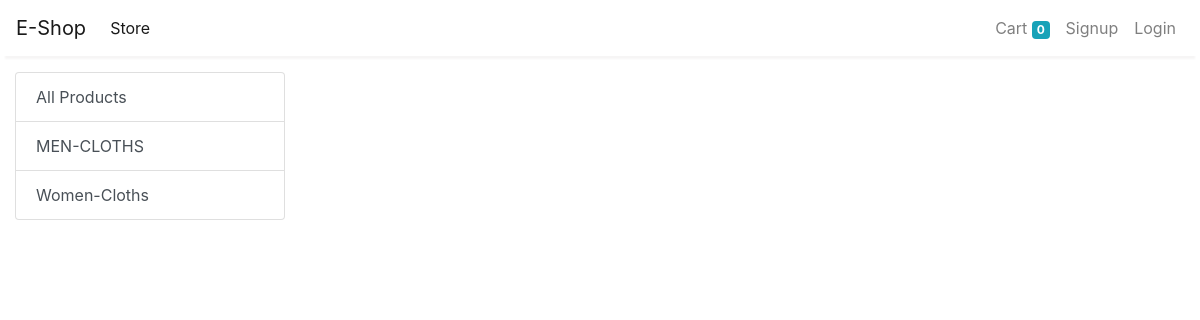
/store?category=2, run on an earlier commit of the app's database.
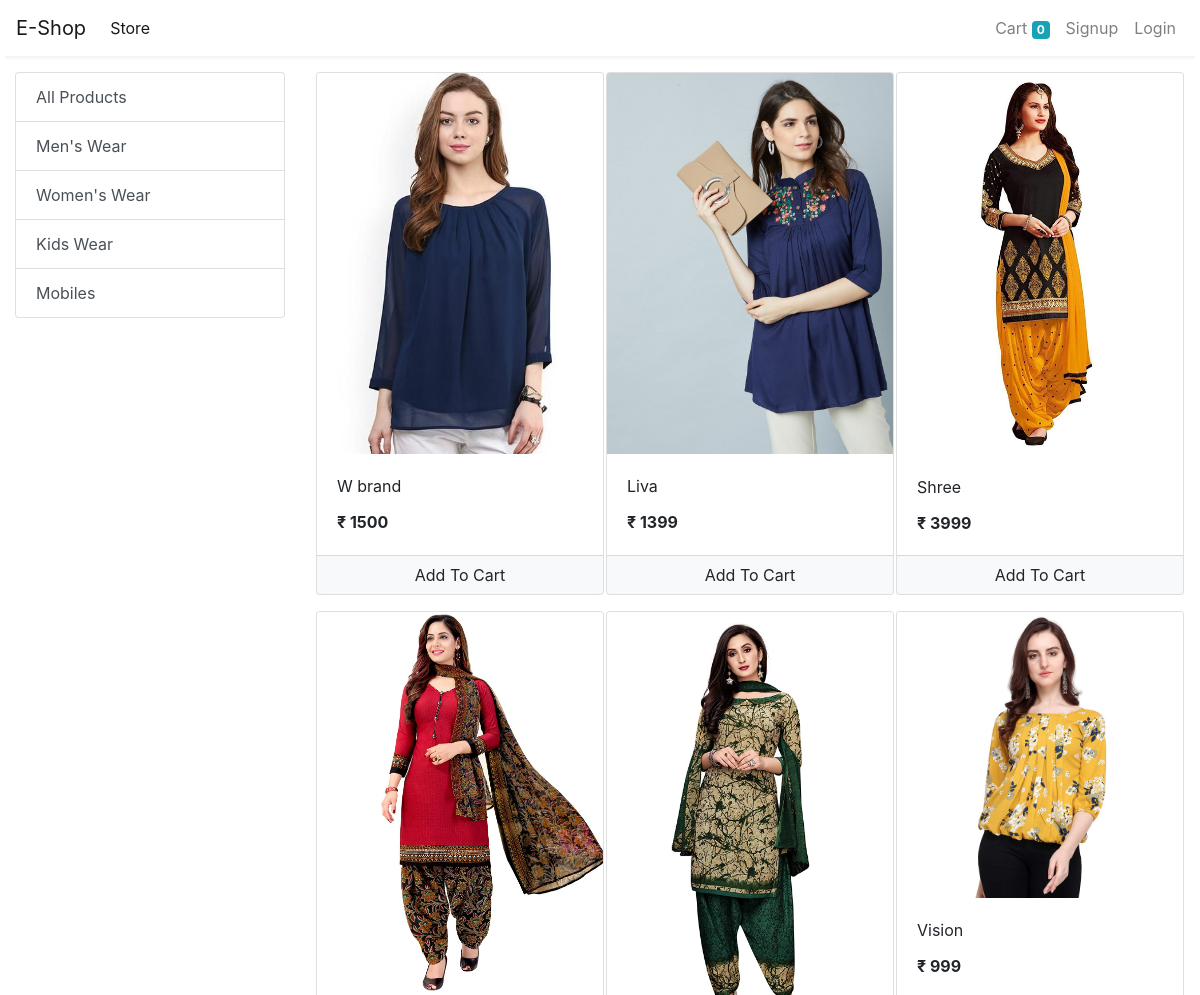
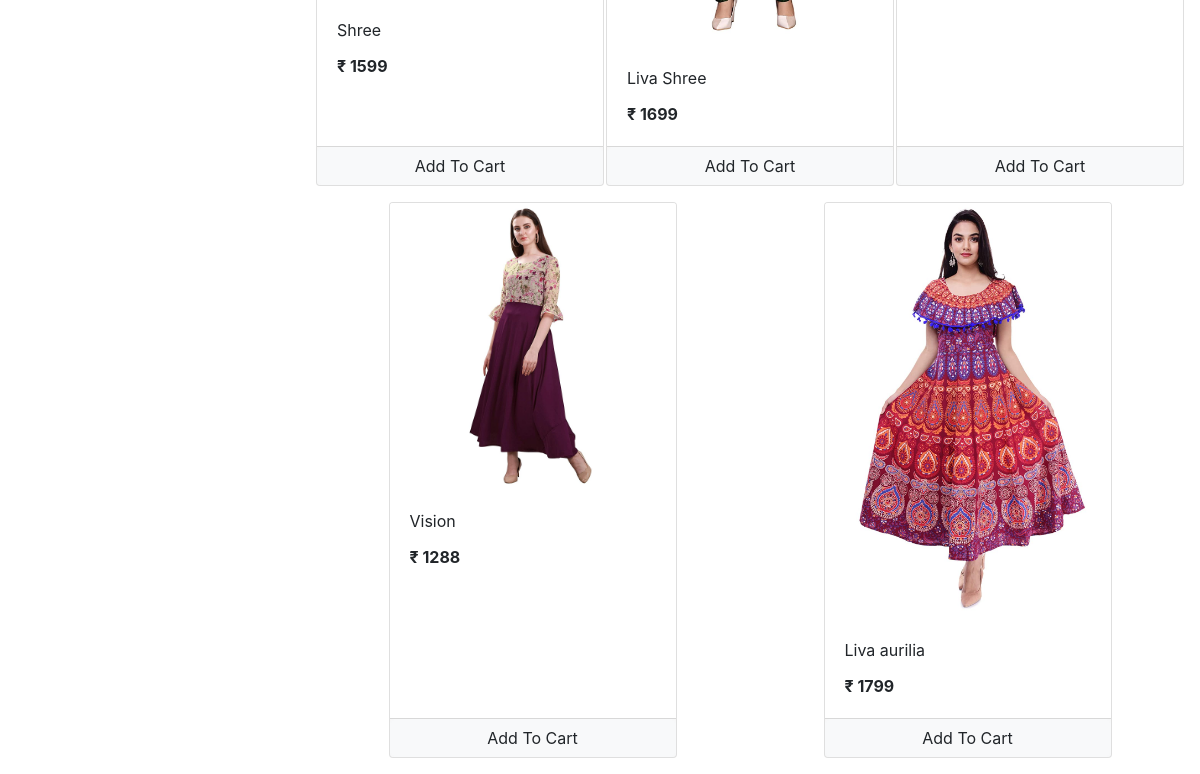
And on a later commit of the database (2 pictures, top to bottom).
### store/models/category.py (models this page shows, shortened)
class Category(models.Model):
    name = models.CharField(max_length=20)
    @staticmethod
    def get_all_categories():
        return Category.objects.all()

### store/models/product.py (models this page shows, shortened)
class Product(models.Model):
    name = models.CharField(max_length=50)
    price = models.IntegerField(default=0)
    category = models.ForeignKey(Category, on_delete=models.CASCADE, default=1)
    description = models.CharField(max_length=200, default='' , null=True , blank=True)
    image = models.ImageField(upload_to='uploads/products/')
    @staticmethod
    def get_all_products_by_categoryid(category_id):
        if category_id:
            return Product.objects.filter(category = category_id)
        else:
            return Product.get_all_products()

### store/views/home.py (the view)
# urls.py: path('' , include('store.urls'))
def store(request):
    cart = request.session.get('cart')
    if not cart:
        request.session['cart'] = {}
    products = None
    categories = Category.get_all_categories()
    categoryID = request.GET.get('category')
    if categoryID:
        products = Product.get_all_products_by_categoryid(categoryID)
    else:
        products = Product.get_all_products()
    data = {}
    data['products'] = products
    data['categories'] = categories
    print('you are : ', request.session.get('email'))
    return render(request, 'index.html', data)

### store/templatetags/cart.py (called while the page is built)
@register.filter(name='is_in_cart')
def is_in_cart(product,cart):
    keys = cart.keys()
    for id in keys:
        if id == str(product.id):
            return True
    return False

### store/templatetags/custom_filter.py (called while the page is built)
@register.filter(name='currency')
def currency(number):
    return "₹ " +str(number)

### store/templates/index.html (shortened to what this page needs)
{% extends 'base.html' %}
{% block content %}
{% load cart %}
{% load custom_filter %}
<div class="container-fluid mt-3">
	<div class="row">
		<div class="col-lg-3 mx-auto">
			<div class="list-group">
				<a href="/" class="list-group-item list-group-item-action">All Products</a>
				{% for category in categories %}
				<a href="/?category={{category.id}}"
					class="list-group-item list-group-item-action">{{category.name}}</a>
				{% endfor %}
			</div>
		</div>
		<div id='products' class="col-lg-9 mx-auto">
			<div class="row mx-auto">
				{% for product in products %}
				<div class="card mx-auto mb-3" id={{product.id}} style="width: 18rem;">
					<img class="card-img-top" src="{{product.image.url}}" alt="Card image cap">
					<div class="card-body">
						<p class="card-title">{{product.name}}</p>
						<p class="card-text"><b>{{product.price|currency}}</b></p>
					</div>
					<div class="card-footer p-0 no-gutters">
						{% if product|is_in_cart:request.session.cart %}
						<div class="row no-gutters">
							<form action="/#{{product.id}}" class="col-2 " method="post">
								{% csrf_token %}
								<input hidden type="text" name='product' value='{{product.id}}'>
								<input hidden type="text" name='remove' value='True'>
								<input type="submit" value=" - " class="btn btn-block btn-light border-right">
							</form>
							<div class="text-center col">{{product|cart_quantity:request.session.cart}} in Cart</div>
							<form action="/#{{product.id}}" class="col-2 " method="post">
								{% csrf_token %}
								<input hidden type="text" name='product' value='{{product.id}}'>
								<input type="submit" value=" + " class="btn btn-block btn-light border-left">
							</form>
						</div>
						{% else %}
						<form action="/#{{product.id}}" method="POST" class="btn-block">
							<input type="submit" class="float-right btn btn-light  form-control" value="Add To Cart">
						</form>
						{% endif %}
					</div>
				</div>
				{% endfor %}
			</div>
		</div>
	</div>
</div>
{% endblock %}

### store/templates/base.html (shortened to what this page needs)
<!doctype html>
<html lang="en">
<head>
    <link rel="stylesheet" href="https://maxcdn.bootstrapcdn.com/bootstrap/4.0.0/css/bootstrap.min.css"
>
</head>
<body>
    <nav class="one-edge-shadow
  sticky-top navbar
  navbar-expand-lg
   navbar-light bg-white">
        <a class="navbar-brand" href="">E-Shop</a>
        <div class="collapse navbar-collapse" id="navbarSupportedContent">
            <ul class="navbar-nav mr-auto">
                <li class="nav-item active">
                    <a class="nav-link" href="/store">Store <span class="sr-only">(current)</span></a>
                </li>
            </ul>
            <ul class=" navbar-nav my-2 my-lg-0">
                <li class="nav-item ">
                    <a class="nav-link" href="/cart">Cart
                        <span class="badge badge-info">{{request.session.cart.keys|length}}</span>
                        <span class="sr-only">(current)</span></a>
                </li>
                {% if request.session.customer %}
                <li class="nav-item ">
                    <a class="nav-link" href="/orders">Orders<span class="sr-only">(current)</span></a>
                </li>
                <li class="nav-item ">
                    <a class="nav-link" href="/logout">Logout<span class="sr-only">(current)</span></a>
                </li>
                {% else %}
                <li class="nav-item ">
                    <a class="nav-link" href="/signup">Signup<span class="sr-only">(current)</span></a>
                </li>
                <li class="nav-item ">
                    <a class="nav-link" href="/login">Login<span class="sr-only">(current)</span></a>
                </li>
                {% endif %}
            </ul>
        </div>
    </nav>
    {% block content %}{% endblock %}
</body>
</html>

### store/templates/base.html (style rules this page uses)
nav { background-color: white; }
.one-edge-shadow { box-shadow: 0 8px 2px -5px rgb(246, 245, 245); }

What changed in the data, as far as the page shows it:
changed Category: name "MEN-CLOTHS" → "Men's Wear"
changed Category: name "Women-Cloths" → "Women's Wear"
added Category: name "Kids Wear"
added Category: name "Mobiles"
added Product: image (picture), name "W brand", price "₹ 1500"
added Product: image (picture), name "Liva", price "₹ 1399"
added Product: image (picture), name "Shree", price "₹ 3999"
added Product: image (picture), name "Shree", price "₹ 1599"
added Product: image (picture), name "Liva Shree", price "₹ 1699"
added Product: image (picture), name "Vision", price "₹ 999"
added Product: image (picture), name "Vision", price "₹ 1288"
added Product: image (picture), name "Liva aurilia", price "₹ 1799"
